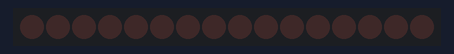
The sketch below on a simulated Arduino Uno, built with avr-gcc and run on an emulated ATmega328P. Shown: 16 shift-register outputs drawn as a row of LEDs (first output left, lit = HIGH). Wiring (inferred from the names in the program): 2 × shift register (74HC595): data pin 11; shift clock pin 12; latch pin 8. Wiring (inferred from the signals the program sends): row of LEDs: on Q0, Q1, Q2, Q3, Q4, Q5, Q6, Q7, Q8, Q9, Q10, Q11, Q12, Q13, Q14, Q15. What the sketch prints to the serial monitor is not drawn.

Above: at 0.15 s.
At 1.38 s:
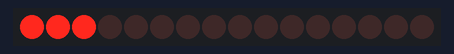
At 2.62 s:
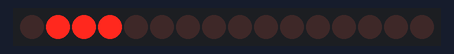
At 3.86 s:
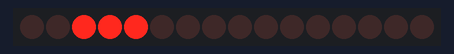
At 5.43 s:
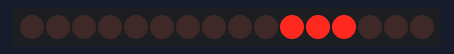
At 8.85 s:
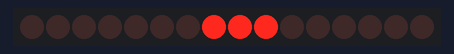
Timing chart, 0 to 9.3 s (numbered marks = the images above):
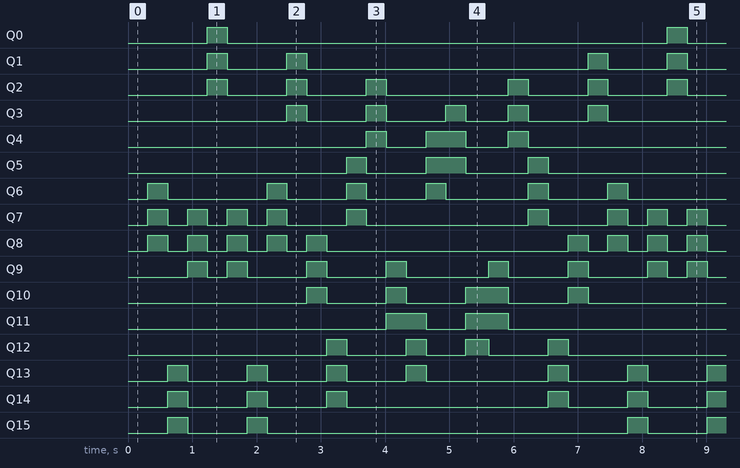

Measured:
- by itself, Q0: alternates HIGH for 0.31 s and LOW for 6.8 s
- by itself, Q1: repeats every 7.2 s: LOW 0.93 s, HIGH 0.31 s, LOW 4.4 s, HIGH 0.30 s, LOW 0.93 s, HIGH 0.31 s
- by itself, Q2: repeats every 7.2 s: 2 × (LOW 0.93 s, HIGH 0.31 s), LOW 1.9 s, 2 × (HIGH 0.30 s, LOW 0.93 s), HIGH 0.31 s
- by itself, Q3: repeats every 7.2 s: 2 × (LOW 0.93 s, HIGH 0.31 s), LOW 0.67 s, HIGH 0.30 s, LOW 0.93 s, HIGH 0.30 s, LOW 2.2 s, HIGH 0.31 s
- by itself, Q4: repeats every 7.2 s: LOW 0.62 s, HIGH 0.61 s, LOW 0.67 s, HIGH 0.30 s, LOW 4.6 s, HIGH 0.31 s
- by itself, Q5: repeats every 7.2 s: LOW 0.93 s, HIGH 0.61 s, LOW 0.97 s, HIGH 0.31 s, LOW 4.0 s, HIGH 0.30 s
- by itself, Q6: repeats every 7.2 s: LOW 1.5 s, 2 × (HIGH 0.30 s, LOW 0.93 s), HIGH 0.30 s, LOW 1.3 s, HIGH 0.31 s, LOW 0.93 s, HIGH 0.31 s
- by itself, Q9: repeats every 7.2 s: LOW 0.31 s, 2 × (HIGH 0.31 s, LOW 0.93 s), HIGH 0.31 s, LOW 1.3 s, 2 × (HIGH 0.31 s, LOW 0.93 s), HIGH 0.30 s

The sketch:

KNIGHT_RIDER.ino
```cpp
 const int latchPin = 8;
 const int clockPin = 12;
 const int dataPin = 11;

 void setup(){

   pinMode(latchPin, OUTPUT);
   pinMode(dataPin, OUTPUT);
   pinMode(clockPin, OUTPUT);
   Serial.begin(9600);
   Serial.println("reset");
 }

 void loop(){

  for (int bitsToSet=0; bitsToSet < 14; bitsToSet++) //hasta 14 porque se mueve de 3 en 3 las lucesitas
  {
    if (bitsToSet!=0) //pa evitar mandar LOW al pin -1 (no existe :V)
    {
       registerWrite(bitsToSet-1, LOW); //apagamos el pin de la iteracion anterior
    }

    registerWrite(bitsToSet, HIGH); //encendemos el nuevo pin

    delay(30);
  }
  for (int bitsToSet=13; bitsToSet > 0; bitsToSet--) //ahora vamos hacia atras \:V/
  {
    registerWrite(bitsToSet+1, LOW); //la misma mecanica de apagar anterior encender nuevo
    registerWrite(bitsToSet, HIGH);
    delay(30);
  }

}

 void registerWrite(int whichPin, int whichState) { //whichpin se refiere a cual led queremos encender, whichstate solo puede ser 0 o 1, osea HIGH o LOW
   byte bitsToSend = 0;   //si no ponemos esto pasan cosas feas alv, Ponemos el estado inicial en 00000000 bits //buffer de los leds rojos
   byte bitsToSendTwo = 0; //buffer de los leds verdes

   digitalWrite(latchPin, LOW); //iniciamos el estado de captura de bits

   if (whichPin < 6)//de 0 a 6 no hay pedo solo encendemos puros rojos
   {                                                  //bitWrite transforma un numero "int" en sus correspondientes bytes
      bitWrite(bitsToSend, whichPin, whichState);     //segun los bits del numero "int" convierte esas posiciones en 0 o 1, segun lo dicta whichState
      bitWrite(bitsToSend, whichPin+1, whichState);   //por lo tanto, el numero del led que queremos convertir lo convertimos en bits, segun LOW o HIGH, esa conversion se deposita en "bitsToSend"
      bitWrite(bitsToSend, whichPin+2, whichState);   //NOTESE que los 3 leds se esciben en el mismo buffer, esto es para hacer un OR, osea una suma de los bits de los 3 leds que queremos encender
   }
   if(whichPin == 6){ //del 6 al 7 es un cagadero aritmetico, mejor los ponemos con la vieja confiable :V
      bitWrite(bitsToSend, whichPin, whichState);
      bitWrite(bitsToSend, whichPin+1, whichState);
      bitWrite(bitsToSendTwo, 0, whichState);
   }
   if(whichPin == 7){
      bitWrite(bitsToSend, whichPin, whichState);
      bitWrite(bitsToSendTwo, 0, whichState);
      bitWrite(bitsToSendTwo, 1, whichState);
   }
   if (whichPin >= 8) //del 8 al 14 no hay pedo solo son los leds verdes
   {
      bitWrite(bitsToSendTwo, (whichPin - 8), whichState);
      bitWrite(bitsToSendTwo, (whichPin - 7), whichState);
      bitWrite(bitsToSendTwo, (whichPin - 6), whichState);
   }

   shiftOut(dataPin, clockPin, MSBFIRST, bitsToSendTwo);  //Tenemos que depositar ambos buffer para evitar que queden restos de los bits de la operacion anterior
   shiftOut(dataPin, clockPin, MSBFIRST, bitsToSend);
   efect(7);  //efecto mamalon de parpadeo pa medio simular la "intensidad" :V
   digitalWrite(latchPin, HIGH);  //arrojamos los bits a los respectivos pines
 }

 void efect(int del){//efecto mamalon, solo reiniciamos el latch para "parpadeo" :V
   delay(del);
   digitalWrite(latchPin, LOW);
   digitalWrite(latchPin, HIGH);
 }
```
